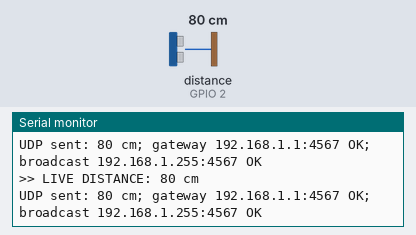
Recording of a sketch running on a simulated ESP32-S3. Parts: the last lines printed to the serial monitor. Wiring (inferred from the names in the program): ultrasonic range finder: trigger GPIO 1; echo GPIO 2. The inputs (shaded band) are chosen by the test bench; at power-on: distance to the obstacle (sensor on GPIO 2) 80 cm. The echo pulse lasts 58.3 µs per cm; WiFi joins after 1.5 s; servers stay silent unless stated; the camera gives no picture.

Above: at 3.1 s.
3.2 s: distance to the obstacle (sensor on GPIO 2) set to 2 cm
At 3.48 s:
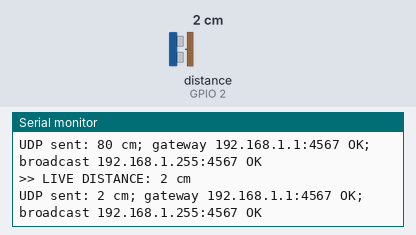
4.7 s: distance to the obstacle (sensor on GPIO 2) set to 4 cm
At 4.7 s:
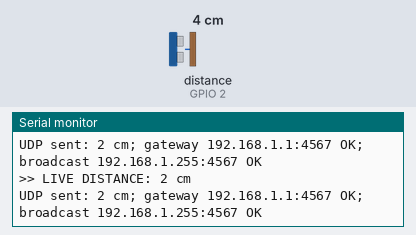
Timing chart, 0 to 7.7 s (numbered marks = the images above; inputs shaded):
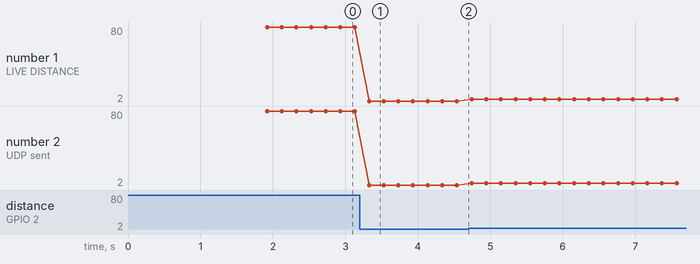

The sketch:

ESP32S3_EYE_Camera_HCSR04_UDP.ino
```cpp
/*
  Standalone ESP32-S3-EYE camera + HC-SR04 + UDP distance sender.

  Board profile: Espressif ESP32-S3-EYE pin map from the Arduino-ESP32
  CameraWebServer example. Camera MJPEG: http://<board-ip>:81/stream
  Status endpoint: http://<board-ip>/status
  Distance packets: UDP unicast to the phone hotspot gateway and subnet broadcast on port 4567.

  GPIO 1 (TRIG) and GPIO 2 (ECHO) are not camera pins in this selected profile.
  HC-SR04 ECHO may output 5 V: use a voltage divider/level shifter to keep the
  ESP32-S3 input at 3.3 V or below. Replace Wi-Fi credentials before flashing.
  For a different ESP32-S3-CAM board, its camera pin map must be substituted.
*/

#include <Arduino.h>
#include <WiFi.h>
#include <WiFiUdp.h>
#include "esp_camera.h"
#include "esp_http_server.h"
#include "driver/gpio.h"

// ---------- EDIT THESE TWO VALUES before flashing ----------
// Use the exact phone hotspot name/password. Keep credentials on your PC;
// do not paste them into issue reports or commit them to source control.
static const char *HOTSPOT_SSID = "zaeem";
static const char *HOTSPOT_PASSWORD = "00000000";

// ---------- HC-SR04 pins requested ----------
static constexpr gpio_num_t TRIG_PIN = GPIO_NUM_1;
static constexpr gpio_num_t ECHO_PIN = GPIO_NUM_2;
static constexpr uint16_t APP_UDP_PORT = 4567;
static constexpr uint16_t UDP_LOCAL_PORT = 4568;
static constexpr uint32_t PING_INTERVAL_US = 200000;  // 200 ms
static constexpr uint32_t ECHO_TIMEOUT_US = 35000;

// ---------- ESP32-S3-EYE camera pin map ----------
static constexpr int CAM_PWDN = -1;
static constexpr int CAM_RESET = -1;
static constexpr int CAM_XCLK = 15;
static constexpr int CAM_SIOD = 4;
static constexpr int CAM_SIOC = 5;
static constexpr int CAM_Y2 = 11;
static constexpr int CAM_Y3 = 9;
static constexpr int CAM_Y4 = 8;
static constexpr int CAM_Y5 = 10;
static constexpr int CAM_Y6 = 12;
static constexpr int CAM_Y7 = 18;
static constexpr int CAM_Y8 = 17;
static constexpr int CAM_Y9 = 16;
static constexpr int CAM_VSYNC = 6;
static constexpr int CAM_HREF = 7;
static constexpr int CAM_PCLK = 13;

static WiFiUDP distanceUdp;
static httpd_handle_t cameraHttpd = nullptr;
static httpd_handle_t streamHttpd = nullptr;
static volatile int currentDistanceCm = 0;
static volatile uint32_t lastDistanceUpdatedAtMs = 0;

// Echo ISR captures pulse width; no pulseIn() blocking the Arduino loop.
static volatile uint32_t echoRiseUs = 0;
static volatile uint32_t echoWidthUs = 0;
static volatile bool echoReady = false;

static void IRAM_ATTR echoEdgeIsr() {
  const uint32_t now = micros();
  if (gpio_get_level(ECHO_PIN) != 0) {
    echoRiseUs = now;
  } else if (echoRiseUs != 0) {
    echoWidthUs = now - echoRiseUs;
    echoRiseUs = 0;
    echoReady = true;
  }
}

static IPAddress subnetBroadcastAddress() {
  const IPAddress local = WiFi.localIP();
  const IPAddress mask = WiFi.subnetMask();
  uint8_t octet[4];
  for (int i = 0; i < 4; ++i) {
    octet[i] = (local[i] & mask[i]) | static_cast<uint8_t>(~mask[i]);
  }
  return IPAddress(octet[0], octet[1], octet[2], octet[3]);
}

static bool sendUdpPacket(const IPAddress &target, const char *payload) {
  if (!distanceUdp.beginPacket(target, APP_UDP_PORT)) return false;
  distanceUdp.write(reinterpret_cast<const uint8_t *>(payload), strlen(payload));
  return distanceUdp.endPacket() == 1;
}

static void sendDistancePacket(uint32_t pulseWidthUs) {
  // HC-SR04 round-trip time: distance cm = echo microseconds / 58.
  const int centimeters = static_cast<int>((pulseWidthUs + 29U) / 58U);
  if (centimeters <= 0 || centimeters > 450) return;
  currentDistanceCm = centimeters;
  lastDistanceUpdatedAtMs = millis();

  char payload[64];
  // Flutter UDP parser consumes distanceMeters; HTTP accepts distanceCm.
  snprintf(payload, sizeof(payload),
           "{\"distanceCm\":%d,\"distanceMeters\":%.2f}",
           centimeters, centimeters / 100.0);

  // Send directly to phone hotspot gateway, plus subnet broadcast.
  const IPAddress gateway = WiFi.gatewayIP();
  const IPAddress broadcast = subnetBroadcastAddress();
  const bool unicastSent = sendUdpPacket(gateway, payload);
  const bool broadcastSent = sendUdpPacket(broadcast, payload);
  Serial.printf(">> LIVE DISTANCE: %d cm\n", centimeters);
  Serial.printf("UDP sent: %d cm; gateway %s:%u %s; broadcast %s:%u %s\n",
                centimeters, gateway.toString().c_str(), APP_UDP_PORT,
                unicastSent ? "OK" : "FAILED",
                broadcast.toString().c_str(), APP_UDP_PORT,
                broadcastSent ? "OK" : "FAILED");
}

// ---------- Camera HTTP handlers ----------
static esp_err_t statusHandler(httpd_req_t *request) {
  httpd_resp_set_type(request, "application/json");
  httpd_resp_set_hdr(request, "Access-Control-Allow-Origin", "*");
  const String body = String("{\"camera\":\"ok\",\"stream\":\"http://") +
                      WiFi.localIP().toString() + ":81/stream\"}";
  return httpd_resp_send(request, body.c_str(), body.length());
}

static esp_err_t distanceHandler(httpd_req_t *request) {
  const bool fresh = lastDistanceUpdatedAtMs != 0 &&
      static_cast<uint32_t>(millis() - lastDistanceUpdatedAtMs) <= 3500;
  const int centimeters = fresh ? currentDistanceCm : 0;
  const uint32_t ageMs = lastDistanceUpdatedAtMs == 0
      ? UINT32_MAX
      : static_cast<uint32_t>(millis() - lastDistanceUpdatedAtMs);
  char body[160];
  snprintf(body, sizeof(body),
           "{\"available\":%s,\"distance\":%d,\"distanceCm\":%d,\"distanceMeters\":%.2f,\"ageMs\":%lu}",
           fresh ? "true" : "false", centimeters, centimeters,
           centimeters / 100.0, static_cast<unsigned long>(ageMs));
  httpd_resp_set_type(request, "application/json");
  httpd_resp_set_hdr(request, "Cache-Control", "no-store");
  httpd_resp_set_hdr(request, "Access-Control-Allow-Origin", "*");
  Serial.printf("HTTP /distance response: %d cm\n", centimeters);
  return httpd_resp_send(request, body, HTTPD_RESP_USE_STRLEN);
}
static esp_err_t rootHandler(httpd_req_t *request) {
  httpd_resp_set_type(request, "text/plain");
  const String body = String("ESP32-S3-EYE ready. MJPEG: http://") +
                      WiFi.localIP().toString() + ":81/stream\n";
  return httpd_resp_send(request, body.c_str(), body.length());
}

static esp_err_t streamHandler(httpd_req_t *request) {
  static const char *STREAM_TYPE =
      "multipart/x-mixed-replace;boundary=frame";
  static const char *BOUNDARY = "\r\n--frame\r\n";
  static const char *PART_HEADER =
      "Content-Type: image/jpeg\r\nContent-Length: %u\r\n\r\n";

  esp_err_t result = httpd_resp_set_type(request, STREAM_TYPE);
  if (result != ESP_OK) return result;
  httpd_resp_set_hdr(request, "Access-Control-Allow-Origin", "*");
  httpd_resp_set_hdr(request, "Cache-Control", "no-store");

  char header[64];
  while (true) {
    camera_fb_t *frame = esp_camera_fb_get();
    if (frame == nullptr) {
      Serial.println("Camera frame capture failed");
      return ESP_FAIL;
    }

    const int headerLength = snprintf(header, sizeof(header), PART_HEADER,
                                      static_cast<unsigned int>(frame->len));
    result = httpd_resp_send_chunk(request, BOUNDARY, strlen(BOUNDARY));
    if (result == ESP_OK) {
      result = httpd_resp_send_chunk(request, header, headerLength);
    }
    if (result == ESP_OK) {
      result = httpd_resp_send_chunk(
          request, reinterpret_cast<const char *>(frame->buf), frame->len);
    }
    esp_camera_fb_return(frame);
    if (result != ESP_OK) break;  // client closed; let web server release it
  }
  return result;
}

static bool startCameraServers() {
  httpd_config_t cameraConfig = HTTPD_DEFAULT_CONFIG();
  cameraConfig.server_port = 80;
  cameraConfig.ctrl_port = 32768;
  cameraConfig.max_uri_handlers = 4;
  cameraConfig.stack_size = 8192;

  if (httpd_start(&cameraHttpd, &cameraConfig) != ESP_OK) {
    Serial.println("Could not start camera HTTP server on port 80");
    return false;
  }

  httpd_uri_t rootUri = {};
  rootUri.uri = "/";
  rootUri.method = HTTP_GET;
  rootUri.handler = rootHandler;
  httpd_register_uri_handler(cameraHttpd, &rootUri);

  httpd_uri_t statusUri = {};
  statusUri.uri = "/status";
  statusUri.method = HTTP_GET;
  statusUri.handler = statusHandler;
  httpd_register_uri_handler(cameraHttpd, &statusUri);
  httpd_uri_t distanceUri = {};
  distanceUri.uri = "/distance";
  distanceUri.method = HTTP_GET;
  distanceUri.handler = distanceHandler;
  if (httpd_register_uri_handler(cameraHttpd, &distanceUri) != ESP_OK) {
    Serial.println("Could not register HTTP GET /distance");
    return false;
  }
  Serial.println("HTTP GET /distance registered on port 80");

  httpd_config_t streamConfig = HTTPD_DEFAULT_CONFIG();
  streamConfig.server_port = 81;
  streamConfig.ctrl_port = 32769;
  streamConfig.max_uri_handlers = 2;
  streamConfig.stack_size = 8192;
  streamConfig.task_priority = tskIDLE_PRIORITY + 5;

  if (httpd_start(&streamHttpd, &streamConfig) != ESP_OK) {
    Serial.println("Could not start MJPEG stream server on port 81");
    return false;
  }

  httpd_uri_t streamUri = {};
  streamUri.uri = "/stream";
  streamUri.method = HTTP_GET;
  streamUri.handler = streamHandler;
  httpd_register_uri_handler(streamHttpd, &streamUri);
  return true;
}

static bool startCamera() {
  camera_config_t config = {};
  config.ledc_channel = LEDC_CHANNEL_0;
  config.ledc_timer = LEDC_TIMER_0;
  config.pin_d0 = CAM_Y2;
  config.pin_d1 = CAM_Y3;
  config.pin_d2 = CAM_Y4;
  config.pin_d3 = CAM_Y5;
  config.pin_d4 = CAM_Y6;
  config.pin_d5 = CAM_Y7;
  config.pin_d6 = CAM_Y8;
  config.pin_d7 = CAM_Y9;
  config.pin_xclk = CAM_XCLK;
  config.pin_pclk = CAM_PCLK;
  config.pin_vsync = CAM_VSYNC;
  config.pin_href = CAM_HREF;
  config.pin_sccb_sda = CAM_SIOD;
  config.pin_sccb_scl = CAM_SIOC;
  config.pin_pwdn = CAM_PWDN;
  config.pin_reset = CAM_RESET;
  config.xclk_freq_hz = 20000000;
  config.pixel_format = PIXFORMAT_JPEG;
  config.frame_size = FRAMESIZE_VGA;
  config.jpeg_quality = 12;
  config.fb_count = psramFound() ? 2 : 1;
  config.grab_mode = psramFound() ? CAMERA_GRAB_LATEST : CAMERA_GRAB_WHEN_EMPTY;
  config.fb_location = psramFound() ? CAMERA_FB_IN_PSRAM : CAMERA_FB_IN_DRAM;

  const esp_err_t error = esp_camera_init(&config);
  if (error != ESP_OK) {
    Serial.printf("Camera init failed: 0x%x\n", error);
    return false;
  }
  sensor_t *sensor = esp_camera_sensor_get();
  if (sensor != nullptr) sensor->set_vflip(sensor, 1);  // ESP32-S3-EYE mount
  return true;
}

static void serviceUltrasonic() {
  static uint32_t lastPingUs = 0;
  static uint32_t triggerHighAtUs = 0;
  static uint32_t lastTriggerAtUs = 0;
  static bool triggerIsHigh = false;
  static bool waitingForEcho = false;
  const uint32_t now = micros();

  if (triggerIsHigh && static_cast<uint32_t>(now - triggerHighAtUs) >= 10) {
    digitalWrite(static_cast<uint8_t>(TRIG_PIN), LOW);
    triggerIsHigh = false;
    lastPingUs = now;
  }

  if (!triggerIsHigh &&
      static_cast<uint32_t>(now - lastPingUs) >= PING_INTERVAL_US) {
    noInterrupts();
    echoRiseUs = 0;
    echoReady = false;
    interrupts();
    digitalWrite(static_cast<uint8_t>(TRIG_PIN), HIGH);
    triggerHighAtUs = now;
    lastTriggerAtUs = now;
    waitingForEcho = true;
    triggerIsHigh = true;
  }

  bool haveEcho = false;
  bool noEcho = false;
  uint32_t widthUs = 0;
  noInterrupts();
  if (echoReady) {
    widthUs = echoWidthUs;
    echoReady = false;
    haveEcho = true;
    waitingForEcho = false;
  } else if (waitingForEcho &&
             static_cast<uint32_t>(now - lastTriggerAtUs) > ECHO_TIMEOUT_US) {
    echoRiseUs = 0;
    waitingForEcho = false;
    noEcho = true;
  }
  interrupts();

  if (haveEcho && widthUs <= ECHO_TIMEOUT_US) sendDistancePacket(widthUs);
  if (noEcho) Serial.println("Distance: unavailable (HC-SR04 echo timeout)");
}

void setup() {
  Serial.begin(115200);
  delay(100);

  pinMode(static_cast<uint8_t>(TRIG_PIN), OUTPUT);
  digitalWrite(static_cast<uint8_t>(TRIG_PIN), LOW);
  pinMode(static_cast<uint8_t>(ECHO_PIN), INPUT);
  attachInterrupt(digitalPinToInterrupt(static_cast<uint8_t>(ECHO_PIN)),
                  echoEdgeIsr, CHANGE);

  if (!startCamera()) {
    Serial.println("Camera failed; check board profile and PSRAM settings.");
    return;
  }

  if (strcmp(HOTSPOT_SSID, "EDIT_PHONE_HOTSPOT_NAME") == 0 ||
      strcmp(HOTSPOT_PASSWORD, "EDIT_PHONE_HOTSPOT_PASSWORD") == 0) {
    Serial.println("CONFIG ERROR: edit HOTSPOT_SSID and HOTSPOT_PASSWORD in this sketch before upload.");
  }

  WiFi.mode(WIFI_STA);
  WiFi.setSleep(false);
  WiFi.begin(HOTSPOT_SSID, HOTSPOT_PASSWORD);
  Serial.printf("Connecting to hotspot '%s'", HOTSPOT_SSID);
  while (WiFi.status() != WL_CONNECTED) {
    delay(300);
    Serial.print('.');
  }
  Serial.println();
  Serial.printf("Wi-Fi connected. Camera IP: %s\n",
                WiFi.localIP().toString().c_str());

  if (distanceUdp.begin(UDP_LOCAL_PORT) == 0) {
    Serial.println("UDP local socket init failed");
  }
  Serial.printf("Distance targets: hotspot gateway %s:%u and broadcast %s:%u\n",
                WiFi.gatewayIP().toString().c_str(), APP_UDP_PORT,
                subnetBroadcastAddress().toString().c_str(), APP_UDP_PORT);

  if (!startCameraServers()) {
    Serial.println("Camera HTTP server startup failed");
    return;
  }
  Serial.printf("MJPEG: http://%s:81/stream\n", WiFi.localIP().toString().c_str());
}

void loop() {
  serviceUltrasonic();
  // No pulseIn() and no loop delay: HTTP streaming tasks keep running.
  yield();
}
```

Measured:
- after the input at 3.2 s, the serial monitor: prints a new line after 0.13 s (image 1)
- plotted number 1: 80 → 2 after the input at 3.2 s, 2 → 4 after the input at 4.7 s
- plotted number 2: 80 → 2 after the input at 3.2 s, 2 → 4 after the input at 4.7 s
